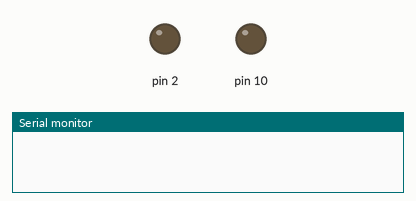
Recording of a sketch running on a simulated Arduino Uno, built with avr-gcc and run on an emulated ATmega328P. Parts: output pins drawn as LEDs (lit = HIGH), the last lines printed to the serial monitor.

Above: at 0.1 s.
At 0.6 s:
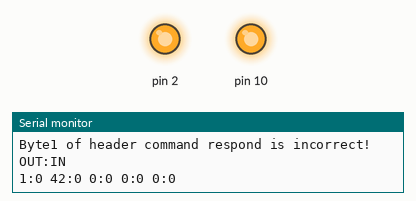
Timing chart, 0 to 2.1 s (numbered marks = the images above):
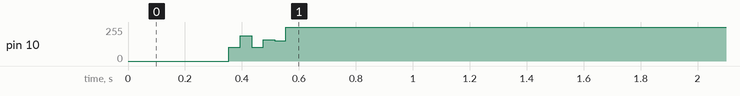

The sketch:

Test_PS2_SPI_Hardware.ino
```cpp
#include "PS2X_DK_lib.h"

void setup()
{
  Serial.begin(57600);
  //Added delay to give wireless ps2 module some time to startup,
  //before configuring it
  delay(300);

  PS2_Init();
  PS2_SetMode(PS2_SET_ANALOG_MODE);
}

void loop()
{
  /* DualShock Controller */
  PS2_Read();
  delay(2000);

}
```

PS2X_DK_Lib.cpp
```cpp
// (licence header left out)
#include "PS2X_DK_lib.h"
#include <math.h>
#include <stdio.h>
#include <stdint.h>
#include <avr/io.h>

#include "SPI.h"
#include "Arduino.h"

/*******************************************************************************
**                      Global Datas                                          **
*******************************************************************************/
/* Array contain all data which MCU is received from PS2 */
uint8_t PS2_GaaRXData[21];

#ifdef PS2X_DEBUG
/* Array contain all data which MCU sent to PS2 */
uint8_t PS2_GaaTXData[9];
#endif

/* Data structure of PS2 */
PS2_Type PS2x;
/*******************************************************************************
**                      Low Level Function Prototypes                         **
*******************************************************************************/
uint8_t PS2_Transfer(uint8_t data)
{
  return SPI.transfer(data);
}

void PS2_PortInit_as_SPI(void)
{
  SPI.begin();
  pinMode(10, OUTPUT);
}

void PS2_SPIInit(void)
{
  SPI.begin();

  /* PS2 Max speed = 500Kb => SPI Clock < 500.000 Hz */
  SPI.setClockDivider(SPI_CLOCK_DIV128);

  /* SPI must be LSB */
  SPI.setBitOrder(LSBFIRST);

  /* 1. PS2 Clock Avtive High RISING
  => CPOL = 1
  => SPI_MODE2 or SPI_MODE3
     2.Data are captured on clock's rising edge and data
       is output on a falling edge
  =>  CPHA = 1
  */
  SPI.setDataMode(SPI_MODE3);

}

/*******************************************************************************
**                      Private Function Prototypes                           **
*******************************************************************************/
void PS2_DET_ErrorReport(PS2ErrorIdType enErrorId, uint8_t LucInfo)
{
  switch(enErrorId)
  {
    case WRONG_HEADER_DATA_RESPOND:
      #ifdef PS2X_DEBUG
      Serial.println("Byte1 of header command respond is incorrect!");
      #endif
      break;
    case PS2_MODE_IS_UNDEFINED:
      #ifdef PS2X_DEBUG
      Serial.print("Device Mode is wrong: ");
      Serial.print(LucInfo);
      Serial.println(".It should be 0x41 or 0x73 or 0x79 ro 0xF3.");
      #endif
      break;
    case PS2_LACK_PULLUP_RESISTOR:
      #ifdef PS2X_DEBUG
      Serial.print("Lacking pull-up resistor PS2_Data pin. ");
      Serial.println("Please connect PS2_Data pin with 4.7k pull-up resistor.");
      Serial.print("Device Mode is wrong: ");
      Serial.println(LucInfo);
      #endif
      break;
    default: break;
  }
  #ifdef PS2X_LEDERROR
  PS2_LEDERROR_ON();
  #endif
}

bool PS2_TransferHeaderCommand(uint8_t LucCommand)
{
  /*
  ______________________________________________________________________________
  |Byte #  |Source |Example|  Explanation                                      |
  |        |type   |value  |                                                   |
  |________|_______|_______|___________________________________________________|
  |1st byte|Command|0x01   |New packets always start with 0x01 ... 0x81 for    |
  |        |       |       |memory card?                                       |
  |        |_______|_______|___________________________________________________|
  |        |Data   |0xFF   |Always 0xFF                                        |
  |________|_______|_______|___________________________________________________|
  |2nd byte|Command|0x42   |Main command: can either poll controller or        |
  |        |       |       |configure it.                                      |
  |        |_______|_______|___________________________________________________|
  |        |Data   |0x41   |Device Mode: the high nibble (4) indicates the mode|
  |        |       |       |(0x4 is digital, 0x7 is analog, 0xF is config mode,|
  |        |       |       | (lynxmotion calls 0xF 'DS Native Mode').          |
  |        |       |       |Lower nibble (1) is how many 16 bit words follow   |
  |        |       |       |the header, although the playstation doesn't always|
  |        |       |       |wait for all these bytes.                          |
  |________|_______|_______|___________________________________________________|
  |3rd byte|Command|0x00   |Always 0x00.                                       |
  |        |_______|_______|___________________________________________________|
  |        |Data   |0x5A   |Always 0x5A, this value appears in several         |
  |        |       |       |non-functional places.                             |
  |________|_______|_______|___________________________________________________|
  */
  /* 1. Send header command */
  PS2_GaaRXData[0] = PS2_Transfer(PS2_START_HEADER_CMD);

  if(PS2_GaaRXData[0] != 0xFF)
  {
    /* DET error detected */
    PS2_DET_ErrorReport(WRONG_HEADER_DATA_RESPOND, 0);
    PS2x.enPS2Mode = PS2_UNDEFINED_MODE;
    return false;
  }

  PS2_GaaRXData[1] = PS2_Transfer(LucCommand);

  if(PS2_GaaRXData[1] == 0x41)
  {
    PS2x.enPS2Mode = PS2_DIGITAL_MODE;
    PS2x.ucNoOfData = 2;
  }
  else if(PS2_GaaRXData[1] == 0x73)
  {
    PS2x.enPS2Mode = PS2_ANALOG_JOYSTICK_MODE;
    PS2x.ucNoOfData = 6;
  }
  else if(PS2_GaaRXData[1] == 0x79)
  {
    PS2x.enPS2Mode = PS2_ANALOG_PRESSURE_MODE;
    PS2x.ucNoOfData = 18;
  }
  else if(PS2_GaaRXData[1] == 0xF3)
  {
    PS2x.enPS2Mode = PS2_CONFIG_MODE;
    PS2x.ucNoOfData = 6;
  }
  else if(PS2_GaaRXData[1] == 0x63)
  {
    PS2x.enPS2Mode = PS2_UNDEFINED_MODE;
    /* DET error detected */
    PS2_DET_ErrorReport(PS2_LACK_PULLUP_RESISTOR, PS2_GaaRXData[1]);
    return false;
  }
  else
  {
    PS2x.enPS2Mode = PS2_UNDEFINED_MODE;
    /* DET error detected */
    PS2_DET_ErrorReport(PS2_MODE_IS_UNDEFINED, PS2_GaaRXData[1]);
    return false;
  }

  PS2_GaaRXData[2] = PS2_Transfer(PS2_END_HEADER_CMD);
  return true;
}

/* Enter/Exit PS2 configuration mode */
bool PS2_ConfigMode(bool blConfigMode)
{
  /*
  This can poll the controller like 0x42, but if the first command byte is 1,
  it has the effect of entering config mode (0xF3), in which the packet response
  can be configured. If the current mode is 0x41, this command only needs to be
  5 bytes long. Once in config / escape mode, 0x43 does not return button states
  anymore, but 0x42 still does (except for pressures). Also, all packets have
  will 6 bytes of command / data after the header.
  _______________________________________________________________________________
  Byte #       | 1  2  3 |4    5 |6  7  8  9 |10 11 12 13 14 15 16 17 18 19 20 21
  _____________|_________|____ __|___________|___________________________________
  Command (hex)| 01 43 00|0x01|00|00 00 00 00|00 00 00 00 00 00 00 00 00 00 00 00
  Data (hex)   | FF 79 5A|FF  |FF|7F 7F 7F 7F|00 00 00 00 00 00 00 00 00 00 00 00
  _____________|_________|____|__|___________|___________________________________
  Section      | Header  |Digital|Analog joy |Button pressures (0xFF = fully pressed)
  Analog map   |                 |RX RY LX LY R  L  U  D  Tri O X Sqr L1 R1 L2 R2

  -Byte4: command = 0x01 enters config mode.
          command = 0x00 exit config mode. If 0x00 and already out of config
          mode, it behaves just like 0x42, but without vibration motor control.
  */
  uint8_t i;

  /* Set attention pin as LOW to start communication */
  PS2_CHIPSELECT_LOW();

  /* 1. Send header command */
  PS2_TransferHeaderCommand(PS2_ENTER_EXIT_CONFIG_CMD);

  /* 2. Send data config */
  PS2_GaaRXData[3] = PS2_Transfer(blConfigMode);

  /* 3. Send Dummy data */
  for (i=0; i<PS2x.ucNoOfData; i++)
  {
    PS2_GaaRXData[PS2_NO_OF_HEADER_DATA+1+i] = PS2_Transfer(PS2_DUMMY_DATA);
  }

  /* Set attention pin as HIGH to end communication */
  PS2_CHIPSELECT_HIGH();

  #ifdef PS2X_DEBUG
  Serial.print("PS2_ConfigMode: ");
  if(blConfigMode == ENTER_CONFIG_MODE)
  {
    Serial.println("ENTER");
  }
  else
  {
    Serial.println("EXIT");
  }
  PS2_GaaTXData[0] = PS2_START_HEADER_CMD;
  PS2_GaaTXData[1] = PS2_ENTER_EXIT_CONFIG_CMD;
  PS2_GaaTXData[2] = PS2_END_HEADER_CMD;
  PS2_GaaTXData[3] = blConfigMode;
  for (i=0; i<PS2x.ucNoOfData-1; i++)
  {
    PS2_GaaTXData[PS2_NO_OF_HEADER_DATA+1+i] = PS2_DUMMY_DATA;
  }
  PS2_PrintData(PS2_GaaTXData, PS2_NO_OF_HEADER_DATA+PS2x.ucNoOfData);
  #endif

  /* Set attention pin as LOW to start communication */
  PS2_CHIPSELECT_LOW();
  /*************************************************************************
   *  At this time, we have to send one more sequence to update and verify
   *  PS2 Mode
   ************************************************************************/
  PS2_GetMode();

  if((PS2x.enPS2Mode == PS2_CONFIG_MODE) && (blConfigMode == ENTER_CONFIG_MODE))
  {
    return true;
  }
  else if((PS2x.enPS2Mode != PS2_CONFIG_MODE) && (blConfigMode == EXIT_CONFIG_MODE))
  {
    return true;
  }

  return false;
}

#ifdef PS2X_DEBUG
void PS2_PrintData(uint8_t *LpCommandList, uint8_t LucLen)
{
  uint8_t i;
  Serial.println("OUT:IN");
  for (i=0; i< LucLen; i++)
  {
    Serial.print(LpCommandList[i], HEX);
    Serial.print(":");
    Serial.print(PS2_GaaRXData[i], HEX);
    Serial.print(" ");
  }
  Serial.println("");
}
#endif

/*******************************************************************************
**                      API Functions                                         **
*******************************************************************************/
bool PS2_Init(void)
{
  bool LddReturn;

  PS2_PortInit_as_SPI();

  PS2_SPIInit();
  #ifdef PS2X_LEDERROR
  /* Set LEDERROR pin as OUTPUT */
  pinMode(2, OUTPUT);

  PS2_LEDERROR_OFF();
  #endif
  PS2x.enPS2Mode = PS2_DIGITAL_MODE;

  PS2x.ucNoOfData = 2;

  PS2x.ucSmallMotor = 0;

  PS2x.ucLargeMotor = 0;

  PS2_CHIPSELECT_HIGH();

  LddReturn = PS2_SetMode(PS2_SET_DIGITAL_MODE);

  #ifdef PS2X_DEBUG
  if(LddReturn != true) Serial.println("PS2_SET_DIGITAL_MODE: FALSE");
  #endif

  return LddReturn;
}

bool PS2_EnableVibration(void)
{
  /*
  Only works after the controller is in config mode (0xF3).
  _______________________________________________________
  |Byte #       | 1   2   3 | 4     5   | 6   7   8   9 |
  |_____________|___________|___________|_______________|
  |Command (hex)| 01  4D  00|0x00  0x01 | FF  FF  FF  FF|
  |Data (hex)   | FF  F3  5A|0x00  0x01 | FF  FF  FF  FF|
  |_____________|___________|___________|_______________|
  |Section      |  Header   | Config parameters         |
  |_____________|___________|___________________________|
  -Byte4: 0x00 maps the corresponding byte in 0x42 to control the small motor.
          0xFF in the 0x42 command will turn it on, all other values turn it
          off.
  -Byte4: 0xFF disable vibaration.
  -Byte5: 0x01 maps the corresponding byte in 0x42 to control the large motor.
          The power delivered to the large motor is then set from 0x00 to 0xFF
          in 0x42. 0x40 was the smallest value that would actually make the
          motor spin for us.
  -Byte5: 0xFF disable vibaration.
  -0xFF:  Disables, and is the default value when the controller is first
          connected. The data bytes just report the current mapping.
  -Things don't always work if more than one command byte is mapped to a motor.
  */
  uint8_t i;
  uint8_t LddReturn;

  LddReturn = PS2_ConfigMode(ENTER_CONFIG_MODE);

  /* Set attention pin as LOW to start communication */
  PS2_CHIPSELECT_LOW();

  /* 1. Send header command */
  PS2_TransferHeaderCommand(PS2_ENABLE_VIBRATION_CMD);

  /* 2. Send data config */
  PS2_GaaRXData[3] = PS2_Transfer(PS2_SMALL_MOTOR);
  PS2_GaaRXData[4] = PS2_Transfer(PS2_LARGE_MOTOR);

  /* 3. Send Dummy data */
  for (i=0; i<PS2x.ucNoOfData-2; i++)
  {
    PS2_GaaRXData[PS2_NO_OF_HEADER_DATA+2+i] = 0xFF;
  }
  /* Set attention pin as HIGH to start communication */
  PS2_CHIPSELECT_HIGH();

  #ifdef PS2X_DEBUG
  Serial.println("PS2_EnableVibration");
  PS2_GaaTXData[0] = PS2_START_HEADER_CMD;
  PS2_GaaTXData[1] = PS2_ENABLE_VIBRATION_CMD;
  PS2_GaaTXData[2] = PS2_END_HEADER_CMD;
  PS2_GaaTXData[3] = PS2_SMALL_MOTOR;
  PS2_GaaTXData[4] = PS2_LARGE_MOTOR;
  for (i=0; i<PS2x.ucNoOfData-2; i++)
  {
    PS2_GaaTXData[PS2_NO_OF_HEADER_DATA+2+i] = PS2_DUMMY_DATA;
  }
  PS2_PrintData(PS2_GaaTXData, PS2_NO_OF_HEADER_DATA+PS2x.ucNoOfData);
  #endif

  /* Verify motor vibration ??? */
  LddReturn = PS2_ConfigMode(EXIT_CONFIG_MODE);

  return LddReturn;
}

bool PS2_SetMode(bool enMode)
{
  /* Only works after the controller is in config mode (0xF3).
  ______________________________________________________
  Byte #       | 1   2   3 | 4     5   | 6   7   8   9  |
  _____________|___________|___________|________________|
  Command (hex)| 01  44  00| 0x01  0x03| 00  00  00  00 |
  Data (hex)   | FF  F3  5A| 00    00  | 00  00  00  00 |
  _____________|___________|___________|________________|
  Section      |  Header   | Config parameters          |


  -Set analog mode : Byte4:command = 0x01
  -Set digital mode: Byte4:command = 0x00
  -If Byte5.command is 0x03, the controller is locked, otherwise the user can
  change from analog to digital mode using the analog button on the controller.
  Note that if the controller is already setup to deliver pressure values,
  toggling the state with the controller button will revert the controller back
  into not sending pressures.
  Some controllers have a watch-dog timer that reverts back into digital mode
  if a command is not received within a second or so.
  */
  uint8_t i;
  uint8_t LddReturn;

  LddReturn = PS2_ConfigMode(ENTER_CONFIG_MODE);

  /* Set attention pin as LOW to start communication */
  PS2_CHIPSELECT_LOW();

  /* 1. Send header command */
  PS2_TransferHeaderCommand(PS2_SWITCH_MODE_CMD);

  /* 2. Send data config */
  PS2_GaaRXData[3] = PS2_Transfer(enMode);
  PS2_GaaRXData[4] = PS2_Transfer(SWITCH_MODE_USER);

  /* 3. Send Dummy data */
  for (i=0; i<PS2x.ucNoOfData-2; i++)
  {
    PS2_GaaRXData[PS2_NO_OF_HEADER_DATA+2+i] = PS2_DUMMY_DATA;
  }
  /* Set attention pin as HIGH to start communication */
  PS2_CHIPSELECT_HIGH();

  LddReturn = PS2_ConfigMode(EXIT_CONFIG_MODE);
  #ifdef PS2X_DEBUG
  Serial.print("PS2_SetMode: ");
  if(enMode == PS2_SET_DIGITAL_MODE)
  {
    Serial.println("DIGITAL_MODE");
  }
  else
  {
    Serial.println("ANALOG_MODE");
  }
  PS2_GaaTXData[0] = PS2_START_HEADER_CMD;
  PS2_GaaTXData[1] = PS2_SWITCH_MODE_CMD;
  PS2_GaaTXData[2] = PS2_END_HEADER_CMD;
  PS2_GaaTXData[3] = enMode;
  PS2_GaaTXData[4] = SWITCH_MODE_LOCK;
  for (i=0; i<PS2x.ucNoOfData-2; i++)
  {
    PS2_GaaTXData[PS2_NO_OF_HEADER_DATA+2+i] = PS2_DUMMY_DATA;
  }
  PS2_PrintData(PS2_GaaTXData, PS2_NO_OF_HEADER_DATA+PS2x.ucNoOfData);
  #endif

  /* Verify PS2 Mode */
  PS2_GetMode();

  /* If the high nibble is 0x7: Analog mode */
  if(((PS2x.enPS2Mode >> 4) == 0x07) && (enMode == PS2_SET_ANALOG_MODE))
  {
    LddReturn = true;
  }
  /* If the high nibble is 0x4: Digital mode */
  else if(((PS2x.enPS2Mode >> 4) == 0x04) && (enMode == PS2_SET_DIGITAL_MODE))
  {
    LddReturn = true;
  }
  else
  {
    LddReturn = false;
  }

  return LddReturn;
}

void PS2_GetMode(void)
{

  uint8_t i;
  /* Set attention pin as LOW to start communication */
  PS2_CHIPSELECT_LOW();

  /* 1. Send header command */
  PS2_TransferHeaderCommand(PS2_POLLING_CMD);

  /* 2. Send Dummy data */
  for (i=0; i<PS2x.ucNoOfData; i++)
  {
    PS2_GaaRXData[PS2_NO_OF_HEADER_DATA+i] = PS2_Transfer(PS2_DUMMY_DATA);
  }

  /* Set attention pin as HIGH to start communication */
  PS2_CHIPSELECT_HIGH();

  #ifdef PS2X_DEBUG
  Serial.println("PS2_GetMode");

  PS2_GaaTXData[0] = PS2_START_HEADER_CMD;
  PS2_GaaTXData[1] = PS2_POLLING_CMD;
  PS2_GaaTXData[2] = PS2_END_HEADER_CMD;
  for (i=0; i<PS2x.ucNoOfData; i++)
  {
    PS2_GaaTXData[PS2_NO_OF_HEADER_DATA+i] = PS2_DUMMY_DATA;
  }
  PS2_PrintData(PS2_GaaTXData, PS2_NO_OF_HEADER_DATA+PS2x.ucNoOfData);
  #endif
}

void PS2_Read(void)
{
  /* Set attention pin as LOW to start communication */
  PS2_CHIPSELECT_LOW();

  /* 1. Send header command */
  PS2_TransferHeaderCommand(PS2_POLLING_CMD);

  /* 2. Send data config */
  PS2x.ucDigitalButton[0] = PS2_Transfer(PS2x.ucSmallMotor);
  PS2x.ucDigitalButton[1] = PS2_Transfer(PS2x.ucLargeMotor);

  #ifdef PS2X_DEBUG
  PS2_GaaRXData[3] = PS2x.ucDigitalButton[0];
  PS2_GaaRXData[4] = PS2x.ucDigitalButton[1];
  #endif

  if(PS2x.enPS2Mode == PS2_ANALOG_JOYSTICK_MODE)
  {
    PS2x.ucAnalogJoystick[PS2_RX] = PS2_Transfer(PS2_DUMMY_DATA);
    PS2x.ucAnalogJoystick[PS2_RY] = PS2_Transfer(PS2_DUMMY_DATA);
    PS2x.ucAnalogJoystick[PS2_LX] = PS2_Transfer(PS2_DUMMY_DATA);
    PS2x.ucAnalogJoystick[PS2_LY] = PS2_Transfer(PS2_DUMMY_DATA);

    #ifdef PS2X_DEBUG
    PS2_GaaRXData[5] = PS2x.ucAnalogJoystick[PS2_RX];
    PS2_GaaRXData[6] = PS2x.ucAnalogJoystick[PS2_RY];
    PS2_GaaRXData[7] = PS2x.ucAnalogJoystick[PS2_LX];
    PS2_GaaRXData[8] = PS2x.ucAnalogJoystick[PS2_LY];
    #endif
  }

  /* Set attention pin as HIGH to start communication */
  PS2_CHIPSELECT_HIGH();

  #ifdef PS2X_DEBUG
  PS2_GaaTXData[0] = PS2_START_HEADER_CMD;
  PS2_GaaTXData[1] = PS2_POLLING_CMD;
  PS2_GaaTXData[2] = PS2_END_HEADER_CMD;
  PS2_GaaTXData[3] = PS2x.ucSmallMotor;
  PS2_GaaTXData[4] = PS2x.ucLargeMotor;
  if(PS2x.enPS2Mode == PS2_ANALOG_JOYSTICK_MODE)
  {
    PS2_GaaTXData[5] = PS2_DUMMY_DATA;
    PS2_GaaTXData[6] = PS2_DUMMY_DATA;
    PS2_GaaTXData[7] = PS2_DUMMY_DATA;
    PS2_GaaTXData[8] = PS2_DUMMY_DATA;
  }
  PS2_PrintData(PS2_GaaTXData, PS2_NO_OF_HEADER_DATA+PS2x.ucNoOfData);
  #endif
}
```

Source omitted: PS2X_DK_Lib.h (7684 bytes)

Measured:
- by itself, pin 10: 103/255 → 255/255 at 0.39 s
